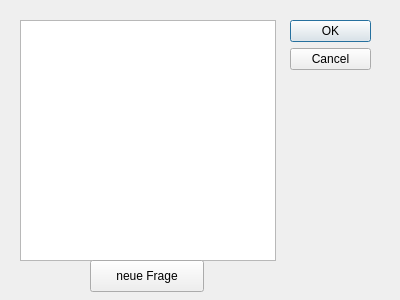
<?xml version="1.0" encoding="UTF-8"?>
<ui version="4.0">
 <class>QuestionSheetEditor</class>
 <widget class="QDialog" name="QuestionSheetEditor">
  <property name="geometry">
   <rect>
    <x>0</x>
    <y>0</y>
    <width>400</width>
    <height>300</height>
   </rect>
  </property>
  <property name="windowTitle">
   <string>Dialog</string>
  </property>
  <widget class="QDialogButtonBox" name="buttonBox">
   <property name="geometry">
    <rect>
     <x>290</x>
     <y>20</y>
     <width>81</width>
     <height>241</height>
    </rect>
   </property>
   <property name="orientation">
    <enum>Qt::Vertical</enum>
   </property>
   <property name="standardButtons">
    <set>QDialogButtonBox::Cancel|QDialogButtonBox::Ok</set>
   </property>
  </widget>
  <widget class="QListView" name="listView">
   <property name="geometry">
    <rect>
     <x>20</x>
     <y>20</y>
     <width>256</width>
     <height>241</height>
    </rect>
   </property>
  </widget>
  <widget class="QPushButton" name="pushButton">
   <property name="geometry">
    <rect>
     <x>90</x>
     <y>260</y>
     <width>114</width>
     <height>32</height>
    </rect>
   </property>
   <property name="text">
    <string>neue Frage</string>
   </property>
  </widget>
 </widget>
 <resources/>
 <connections>
  <connection>
   <sender>buttonBox</sender>
   <signal>accepted()</signal>
   <receiver>QuestionSheetEditor</receiver>
   <slot>accept()</slot>
   <hints>
    <hint type="sourcelabel">
     <x>248</x>
     <y>254</y>
    </hint>
    <hint type="destinationlabel">
     <x>157</x>
     <y>274</y>
    </hint>
   </hints>
  </connection>
  <connection>
   <sender>buttonBox</sender>
   <signal>rejected()</signal>
   <receiver>QuestionSheetEditor</receiver>
   <slot>reject()</slot>
   <hints>
    <hint type="sourcelabel">
     <x>316</x>
     <y>260</y>
    </hint>
    <hint type="destinationlabel">
     <x>286</x>
     <y>274</y>
    </hint>
   </hints>
  </connection>
 </connections>
</ui>
